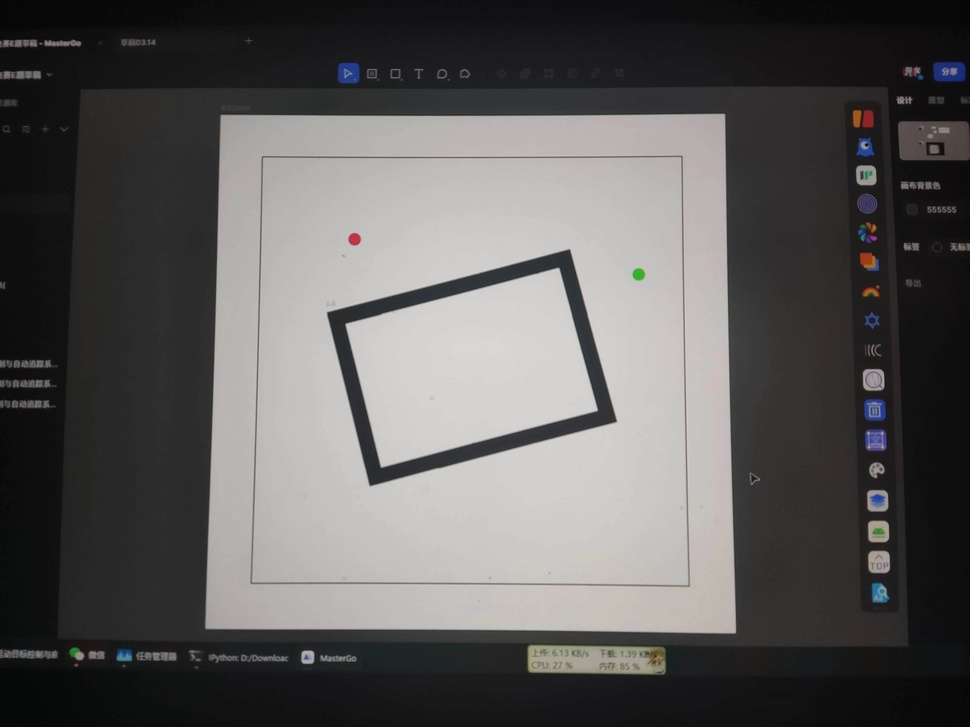
#> input picture week - 9/src_1/img_1.jpg, 970 x 727 px, shrunk from 4000 x 3000 before the run
$ python -i Red_Green.py   (imports and definitions only)
#> lines starting #> are read from the running program, lines starting #| are printed output that depends on the picture; after the words box and inside, x2 and y2 are one past the last pixel; in counts of white or black regions, pixels touching at a corner belong together
import cv2
import numpy as np

# 检测红绿点坐标
def detect_red_and_green(image_path):
#> called with image_path = '../../../week - 9/src_1/img_1.jpg'
    image = cv2.imread(image_path)
#> image is the input picture: shape (727, 970, 3); mean B, G, R 90.4, 90.9, 92
    # 将图像从 BGR 色彩空间转换为 HSV 色彩空间
    hsv = cv2.cvtColor(image, cv2.COLOR_BGR2HSV)
#> hsv: shape (727, 970, 3); mean H, S, V 43.2, 12.2, 92.9

    # 定义红色和绿色的HSV范围
    lower_red = np.array([165, 100, 100])
    upper_red = np.array([179, 255, 255])
    lower_green = np.array([36, 100, 100])
    upper_green = np.array([86, 255, 255])

    # 根据阈值创建红色和绿色的掩码
    mask_red = cv2.inRange(hsv, lower_red, upper_red)
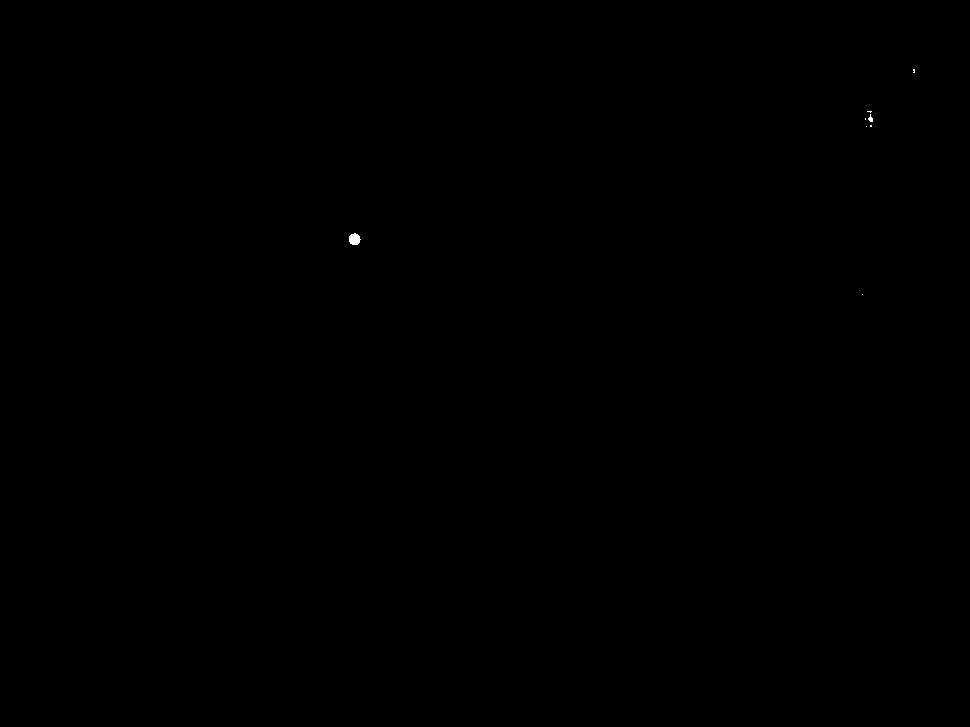
#> mask_red: shape (727, 970); 0.02% white; 8 white regions (6 under 20 px), largest, box (x1, y1, x2, y2) and area: (349, 233, 361, 245) 110, (868, 114, 873, 122) 23
    mask_green = cv2.inRange(hsv, lower_green, upper_green)
#> mask_green: shape (727, 970); 0.03% white; 7 white regions (4 under 20 px)

    # 寻找红色和绿色区域的轮廓
    contours_red, _ = cv2.findContours(mask_red, cv2.RETR_EXTERNAL, cv2.CHAIN_APPROX_SIMPLE)
#> contours_red = 8 contours, 7 with area under 20; largest, box (x1, y1, x2, y2) and area: (349, 233, 361, 245) 93
    contours_green, _ = cv2.findContours(mask_green, cv2.RETR_EXTERNAL, cv2.CHAIN_APPROX_SIMPLE)
#> contours_green = 7 contours, 4 with area under 20; largest, box (x1, y1, x2, y2) and area: (633, 269, 645, 280) 91, (70, 648, 79, 656) 38, (873, 528, 884, 534) 36

    # 遍历红色区域的轮廓
    for contour in contours_red:
        # 获取轮廓的边界框坐标
        x, y, w, h = cv2.boundingRect(contour)
        # 在图像上绘制红色边界框
        cv2.rectangle(image, (x, y), (x+w, y+h), (0, 0, 255), 2)
        # 在图像上标出红色区域的中心坐标
        cv2.putText(image, f'Red: ({x + w // 2}, {y + h // 2})', (x, y - 10), cv2.FONT_HERSHEY_SIMPLEX, 0.5, (0, 0, 255), 2)
#> this loop made 8 passes
#> (x, y, w, h) on passes 1, 2, 3, 6, 8: (862, 294, 1, 1), (349, 233, 12, 12), (866, 126, 1, 1), (868, 114, 5, 8), (913, 69, 2, 4)
#> (contour, x, y, w, h) on passes 4, 5, 7: ([[870, 125], [870, 126], [871, 126], [871, 125]], 870, 125, 2, 2), ([[865, 118], [865, 119]], 865, 118, 1, 2), ([[867, 111], [869, 111], [870, 112], [871, 111]], 867, 111, 5, 2)
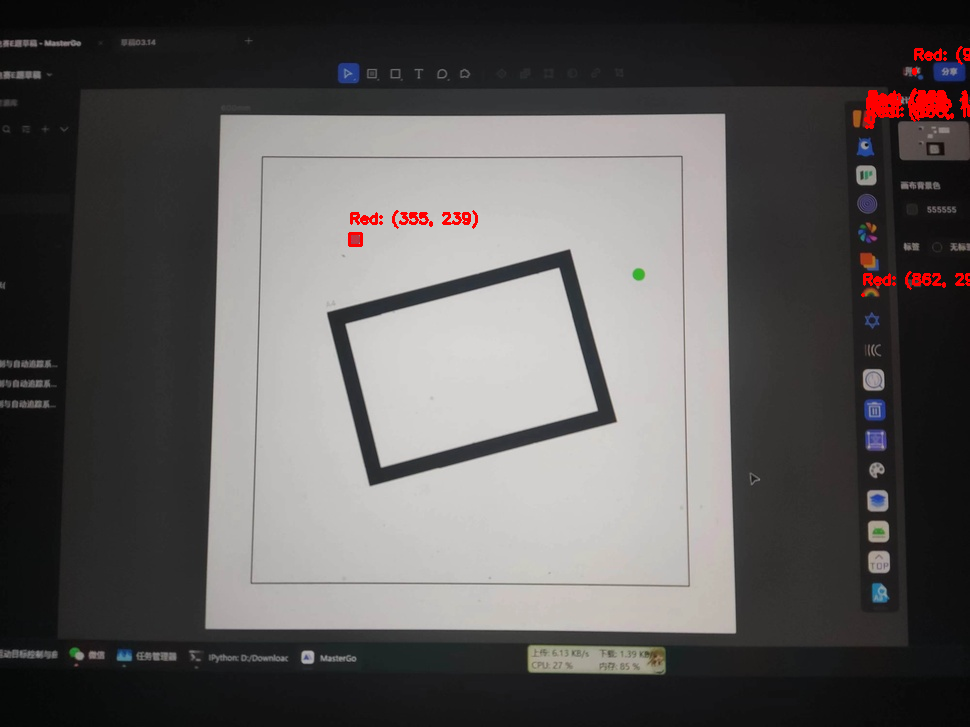
#> image: shape (727, 970, 3); 0.62% of pixels changed, all inside (x1, y1, x2, y2) = (348, 46, 970, 297)

    # 遍历绿色区域的轮廓
    for contour in contours_green:
        # 获取轮廓的边界框坐标
        x, y, w, h = cv2.boundingRect(contour)
        # 在图像上绘制绿色边界框
        cv2.rectangle(image, (x, y), (x+w, y+h), (0, 255, 0), 2)
        # 在图像上标出绿色区域的中心坐标
        cv2.putText(image, f'Green: ({x + w // 2}, {y + h // 2})', (x, y - 10), cv2.FONT_HERSHEY_SIMPLEX, 0.5, (0, 255, 0), 2)
#> this loop made 7 passes
#> (x, y, w, h) on passes 1, 2, 3, 7: (70, 648, 9, 8), (873, 528, 11, 6), (633, 269, 12, 11), (865, 172, 3, 5)
#> (contour, x, y, w, h) on passes 4 to 6: ([[861, 237], [861, 238]], 861, 237, 1, 2), ([[862, 226], [863, 227], [864, 226]], 862, 226, 3, 2), ([[870, 172], [869, 173], [870, 174]], 869, 172, 2, 3)
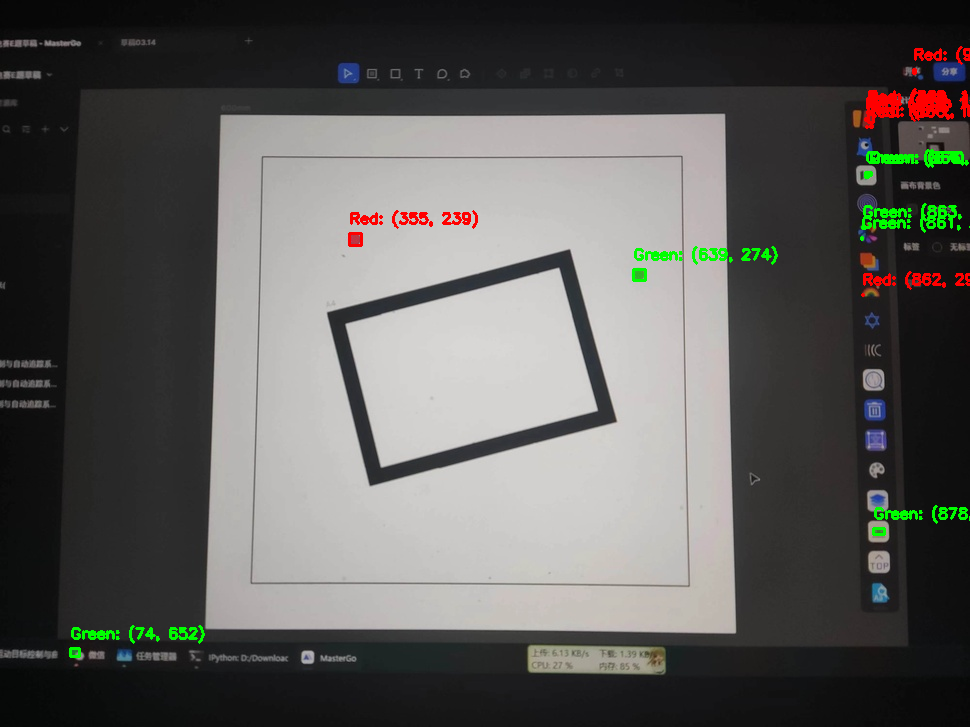
#> image: shape (727, 970, 3); 0.73% of pixels changed, all inside (x1, y1, x2, y2) = (69, 149, 970, 658)

    # 返回带有标记的图像
    return image

>>> result = detect_red_and_green('../../../week - 9/src_1/img_1.jpg')

$ run again, on week - 9/src_1/img_2.jpg
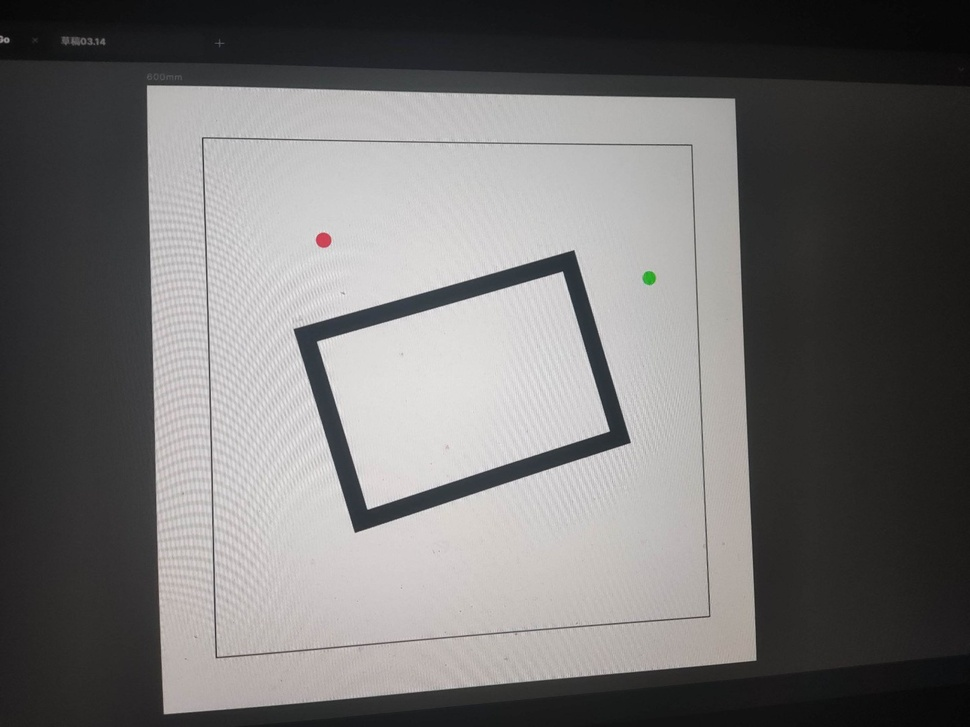
#> input picture week - 9/src_1/img_2.jpg, 970 x 727 px, shrunk from 1440 x 1080 before the run
#> in detect_red_and_green, image is the input picture: shape (727, 970, 3); mean B, G, R 111.8, 112.3, 113.7
#> hsv: shape (727, 970, 3); mean H, S, V 54, 11, 114.4
#> mask_red: shape (727, 970); 0.02% white; 1 white region, box (x1, y1, x2, y2) and area: (316, 233, 331, 248) 173
#> mask_green: shape (727, 970); 0.02% white; 1 white region
#> contours_red = 1 contour; box (x1, y1, x2, y2) and area: (316, 233, 331, 248) 152
#> contours_green = 1 contour; box (x1, y1, x2, y2) and area: (643, 272, 656, 285) 115
#> the loop in detect_red_and_green, `for contour in contours_red:` made 1 pass
#> (x, y, w, h) on pass 1: (316, 233, 15, 15)
#> after the loop in detect_red_and_green, `for contour in contours_red:`:
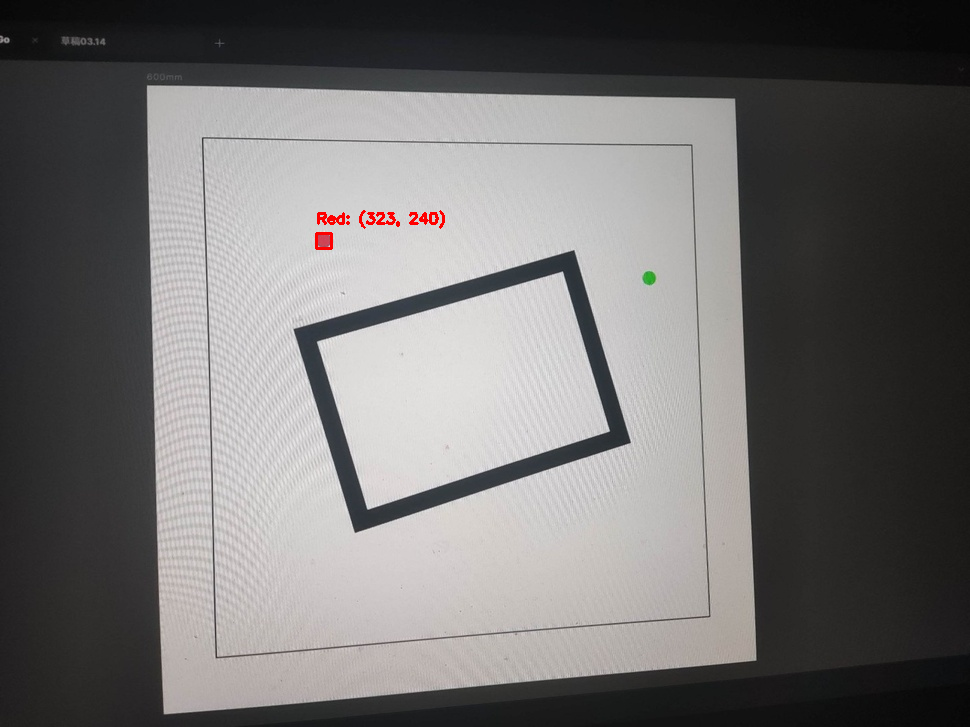
#> image: shape (727, 970, 3); 0.15% of pixels changed, all inside (x1, y1, x2, y2) = (315, 210, 445, 250)
#> the loop in detect_red_and_green, `for contour in contours_green:` made 1 pass
#> (x, y, w, h) on pass 1: (643, 272, 13, 13)
#> after the loop in detect_red_and_green, `for contour in contours_green:`:
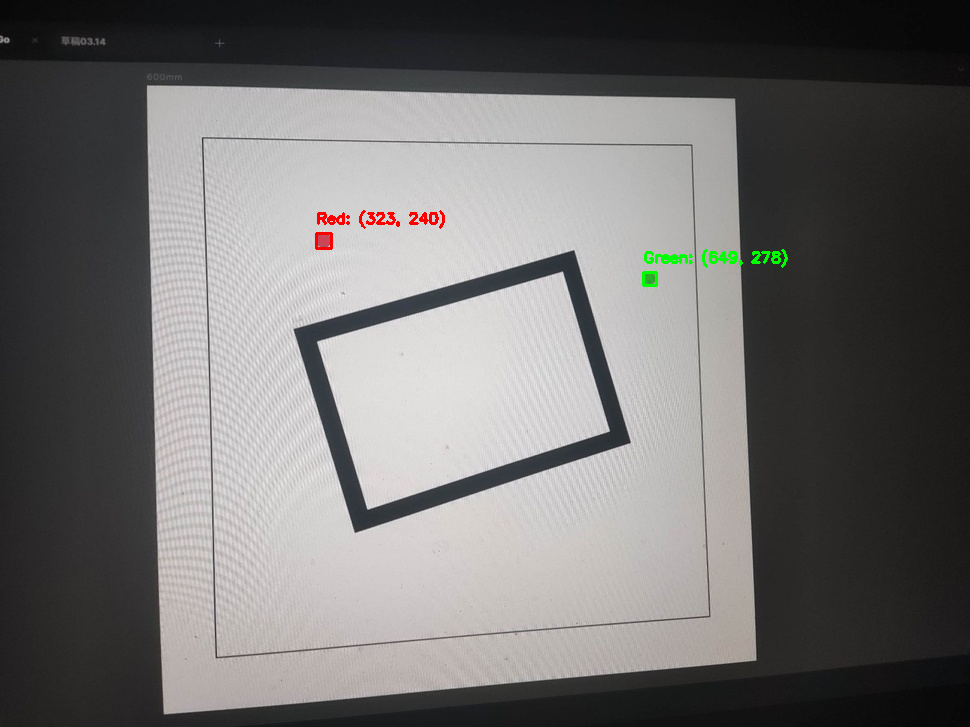
#> image: shape (727, 970, 3); 0.16% of pixels changed, all inside (x1, y1, x2, y2) = (642, 249, 788, 287)

$ run again, on week - 9/src_1/img_4.jpg
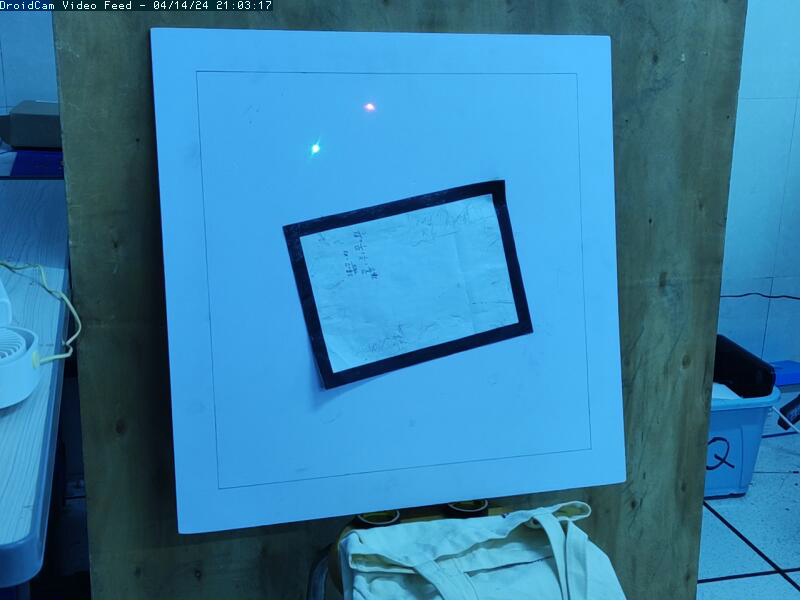
#> input picture week - 9/src_1/img_4.jpg, 800 x 600 px
#> in detect_red_and_green, image is the input picture: shape (600, 800, 3); mean B, G, R 166.8, 125.9, 53.1
#> hsv: shape (600, 800, 3); mean H, S, V 99.5, 168.8, 166.9
#> mask_red: shape (600, 800); every value is 0
#> mask_green: shape (600, 800); 0.02% white; 10 white regions (9 under 20 px)
#> contours_red = []
#> contours_green = 10 contours, 9 with area under 20; largest, box (x1, y1, x2, y2) and area: (562, 508, 578, 516) 40
#> the loop in detect_red_and_green, `for contour in contours_green:` made 10 passes
#> (x, y, w, h) on passes 2, 3, 6, 8, 9, 10: (376, 558, 1, 1), (368, 558, 10, 4), (367, 556, 1, 1), (562, 513, 5, 3), (562, 508, 16, 8), (672, 355, 1, 1)
#> after the loop in detect_red_and_green, `for contour in contours_green:`:
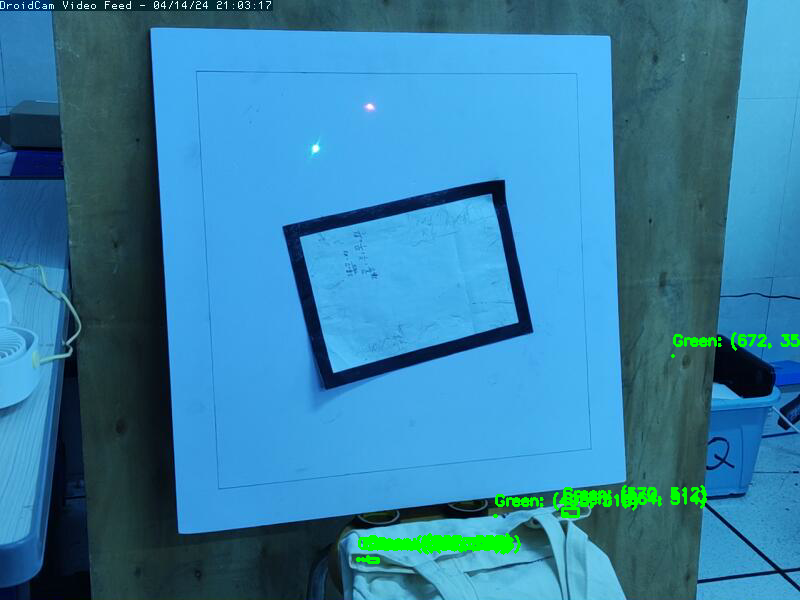
#> image: shape (600, 800, 3); 1.16% of pixels changed, all inside (x1, y1, x2, y2) = (356, 332, 800, 564)
